Frame 1 (no input): blank canvas, image omitted
Frame 60 (the mouse pressed at the canvas centre just before this capture): blank canvas, image omitted
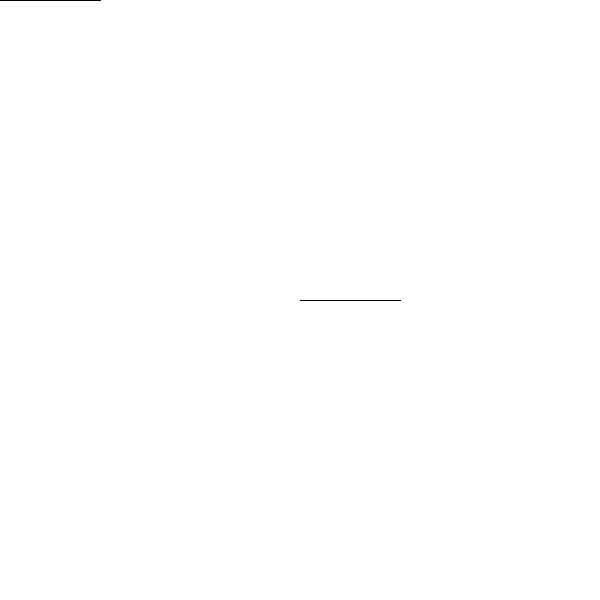
Frame 120 (the mouse held since frame 60 and released just before this capture)

The Processing sketch whose frames 1 and 60 were blank and that drew this single picture after the mouse press (run headless with seeded random() and noise(); from frame 60 on, the mouse is pressed at the canvas centre):

// Processing sketch: Drawing
// ── Drawing.pde
float angle = 0;

void setup() {
  size(600, 600);
  background(255);
}

void draw() {
  PVector offset = new PVector(mouseX, mouseY).add(PVector.fromAngle(angle).mult(100));
  line(mouseX, mouseY, offset.x, offset.y);
}

void mouseReleased() {
  background(255); 
}

void mouseMoved() {
  angle += 0.1; 
}
